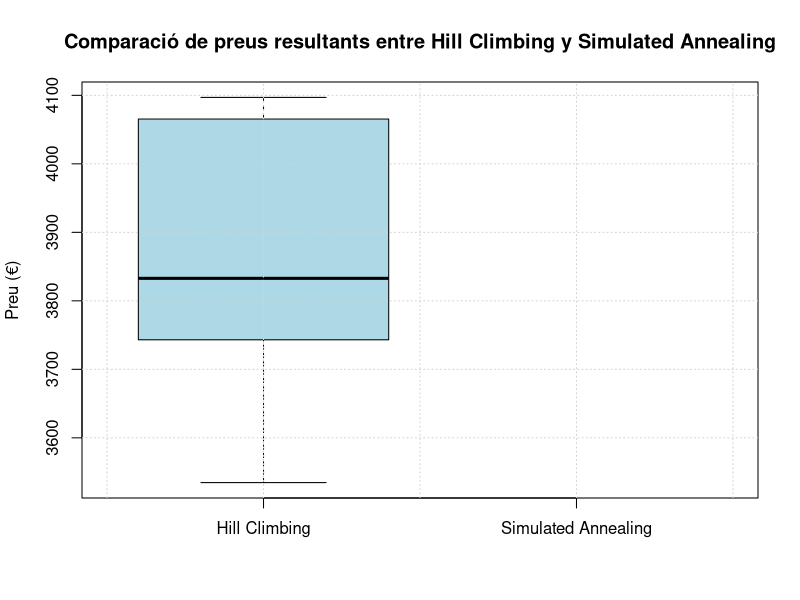
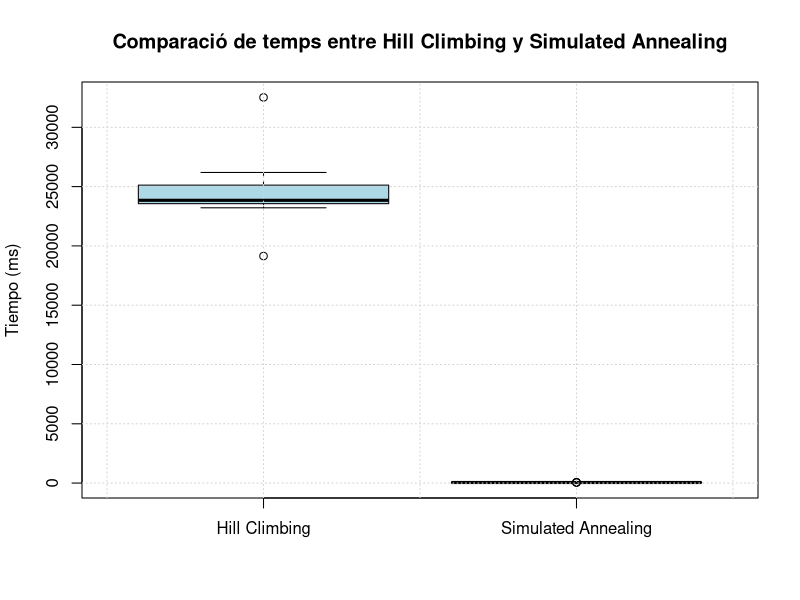

These charts were generated, in order, by the following R code:
# Cargar datos desde cmpHC_SA.csv
data <- read.csv("cmpHC_SA.csv", sep=",", dec=".")

# Crear boxplots
boxplot(data$`PREU_HC`, data$`TPREU_SA`,
        names = c("Hill Climbing", "Simulated Annealing"),
        main = "Comparació de preus resultants entre Hill Climbing y Simulated Annealing",
        ylab = "Preu (€)",
        col = c("lightblue", "lightblue"))
grid()



boxplot(data$`TEMPS_HC`, data$`TEMPS_SA`,
        names = c("Hill Climbing", "Simulated Annealing"),
        main = "Comparació de temps entre Hill Climbing y Simulated Annealing",
        ylab = "Tiempo (ms)",
        col = c("lightblue", "lightblue"))
grid()